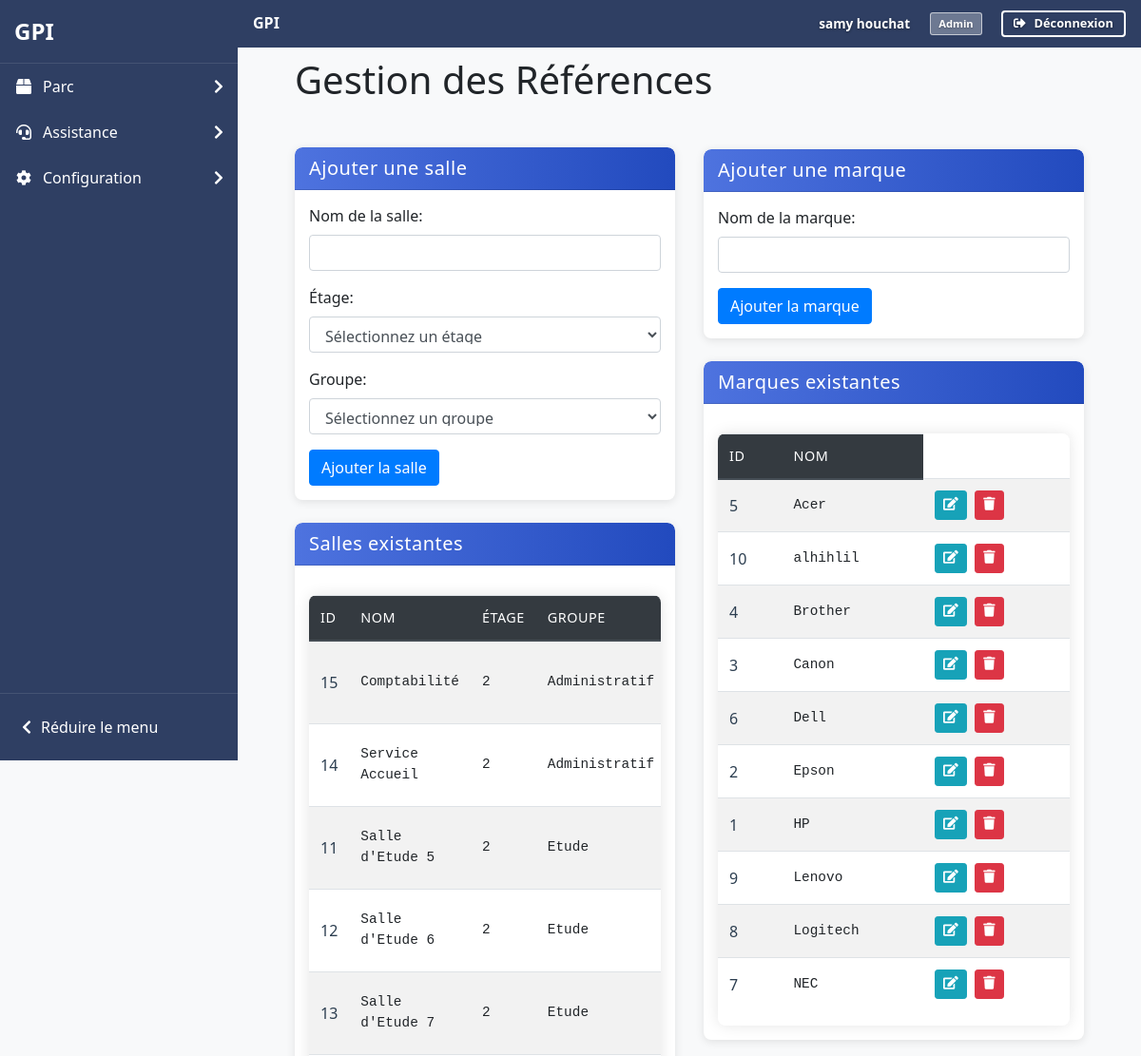
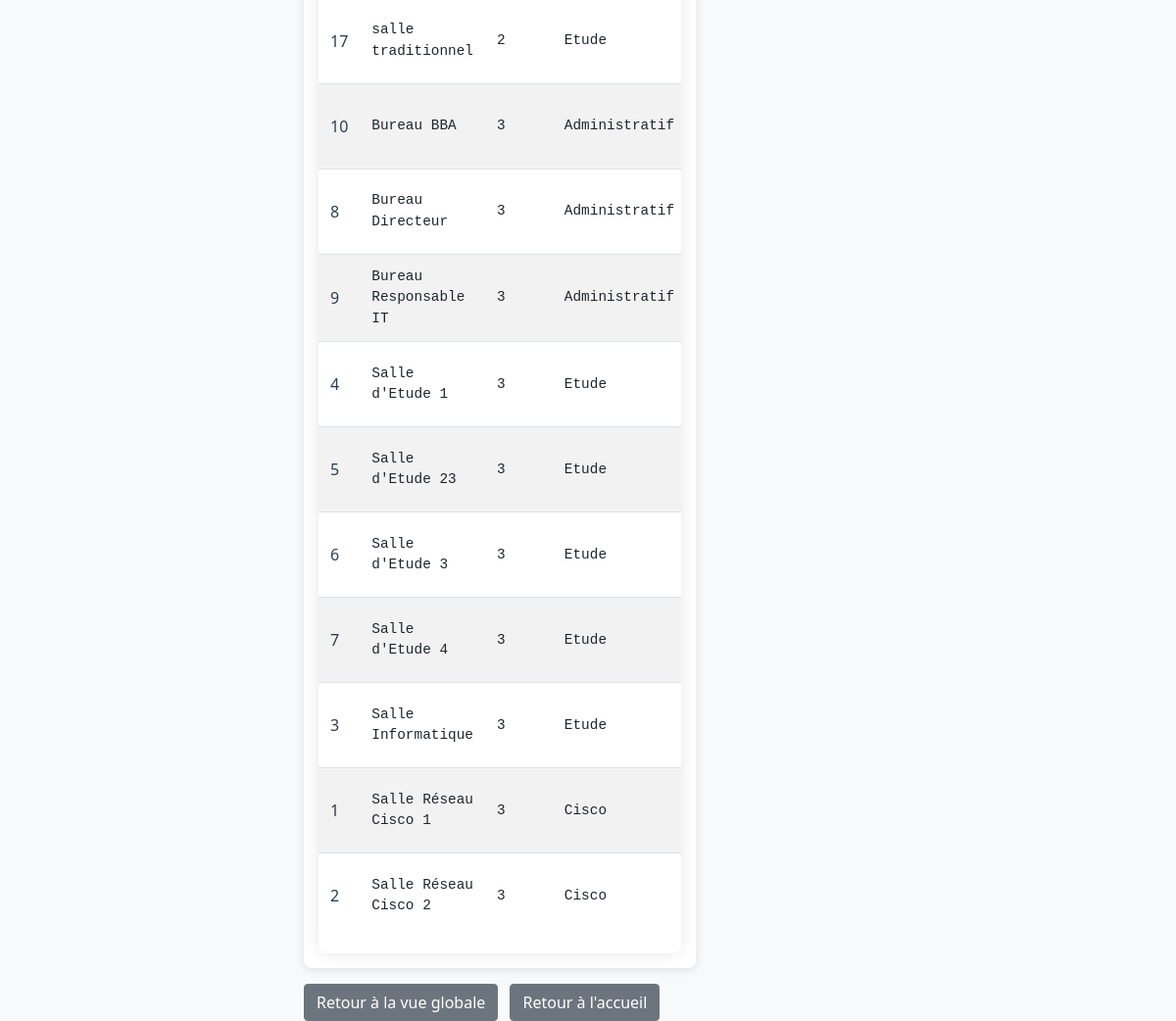
Screenshot of /pages/admin/gestion_references.php (signed in) with the database file from the repository (2 pictures, top to bottom).
### tables this page shows
CREATE TABLE IF NOT EXISTS `users` (
  `id_user` int NOT NULL AUTO_INCREMENT,
  `prenom` varchar(100) NOT NULL,
  `nom` varchar(100) NOT NULL,
  `email` varchar(255) NOT NULL,
  `password` varchar(255) NOT NULL,
  `id_role` int NOT NULL,
  `date_created` timestamp NULL DEFAULT CURRENT_TIMESTAMP,
  `code_utilisateur` varchar(6) DEFAULT NULL,
  PRIMARY KEY (`id_user`),
  UNIQUE KEY `email` (`email`),
  UNIQUE KEY `code_utilisateur` (`code_utilisateur`),
  KEY `fk_users_role` (`id_role`),
  KEY `idx_code_utilisateur` (`code_utilisateur`)
);

CREATE TABLE IF NOT EXISTS `roles` (
  `id_role` int NOT NULL AUTO_INCREMENT,
  `role_name` varchar(50) NOT NULL,
  PRIMARY KEY (`id_role`),
  UNIQUE KEY `role_name` (`role_name`)
);

CREATE TABLE IF NOT EXISTS `salles` (
  `id_salle` int UNSIGNED NOT NULL AUTO_INCREMENT,
  `nom_salle` varchar(50) NOT NULL,
  `etage` enum('2','3') NOT NULL,
  `groupe` enum('Administratif','Etude','Cisco') NOT NULL,
  PRIMARY KEY (`id_salle`),
  UNIQUE KEY `unique_salle_etage` (`nom_salle`,`etage`)
);

CREATE TABLE IF NOT EXISTS `marque` (
  `id_marque` int NOT NULL AUTO_INCREMENT,
  `nom_marque` varchar(255) NOT NULL,
  PRIMARY KEY (`id_marque`),
  UNIQUE KEY `nom_marque` (`nom_marque`)
);

### pages/admin/gestion_references.php (the view, shortened to what this page needs)
<?php
require_once '../../includes/functions.php';
$pdo = connectDB();
$editSalle = null;
$editMarque = null;
$salles = $pdo->query("SELECT * FROM salles ORDER BY etage, groupe, nom_salle")->fetchAll();
$marques = $pdo->query("SELECT * FROM marque ORDER BY nom_marque")->fetchAll();
afficherHeader('Gestion des Références', 2);
?>
<div class="container mt-4">
    <h1 class="mb-4">Gestion des Références</h1>
    <div class="row">
        <div class="col-md-6">
            <div class="card mb-4">
                    <div class="card-header bg-primary text-white">
                        <h5 class="mb-0"><?php echo $editSalle ? 'Modifier la salle' : 'Ajouter une salle'; ?></h5>
                    </div>
                    <div class="card-body">
                        <form method="POST" action="">
                            <div class="form-group">
                                <label for="nom_salle">Nom de la salle:</label>
                                <input type="text" class="form-control" id="nom_salle" name="nom_salle" required value="<?php echo $editSalle ? htmlspecialchars($editSalle['nom_salle']) : ''; ?>">
                            </div>
                            <div class="form-group">
                                <label for="etage">Étage:</label>
                                <select class="form-control" id="etage" name="etage" required>
                                    <option value="">Sélectionnez un étage</option>
                                </select>
                            </div>
                            <div class="form-group">
                                <label for="groupe">Groupe:</label>
                                <select class="form-control" id="groupe" name="groupe" required>
                                    <option value="">Sélectionnez un groupe</option>
                                </select>
                            </div>
                            <?php if ($editSalle): ?>
                                <input type="hidden" name="id_salle" value="<?php echo (int)$editSalle['id_salle']; ?>">
                                <button type="submit" name="modifier_salle" class="btn btn-warning">Enregistrer les modifications</button>
                                <a href="gestion_references.php" class="btn btn-secondary ml-2">Annuler</a>
                            <?php else: ?>
                                <button type="submit" name="ajouter_salle" class="btn btn-primary">Ajouter la salle</button>
                            <?php endif; ?>
                        </form>
                    </div>
                </div>
            <div class="card">
                <div class="card-header bg-info text-white">
                    <h5 class="mb-0">Salles existantes</h5>
                </div>
                <div class="card-body">
                    <div class="table-responsive">
                        <table class="table table-striped table-hover">
                            <thead>
                                    <tr>
                                        <th>ID</th>
                                        <th>Nom</th>
                                        <th>Étage</th>
                                        <th>Groupe</th>
                                    </tr>
                                </thead>
                                <tbody>
                                    <?php foreach ($salles as $salle): ?>
                                        <tr>
                                            <td><?= htmlspecialchars($salle['id_salle']) ?></td>
                                            <td><?= htmlspecialchars($salle['nom_salle']) ?></td>
                                            <td><?= htmlspecialchars($salle['etage']) ?></td>
                                            <td><?= htmlspecialchars($salle['groupe']) ?></td>
                                        </tr>
                                    <?php endforeach; ?>
                                </tbody>
                        </table>
                    </div>
                </div>
            </div>
        </div>
        <div class="col-md-6">
            <div class="card mb-4">
                <div class="card-header bg-primary text-white">
                    <h5 class="mb-0"><?php echo $editMarque ? 'Modifier la marque' : 'Ajouter une marque'; ?></h5>
                </div>
                <div class="card-body">
                    <form method="POST" action="">
                        <div class="form-group">
                            <label for="nom_marque">Nom de la marque:</label>
                            <input type="text" class="form-control" id="nom_marque" name="nom_marque" required value="<?php echo $editMarque ? htmlspecialchars($editMarque['nom_marque']) : ''; ?>">
                        </div>
                        <?php if ($editMarque): ?>
                            <input type="hidden" name="id_marque" value="<?php echo (int)$editMarque['id_marque']; ?>">
                            <button type="submit" name="modifier_marque" class="btn btn-warning">Enregistrer les modifications</button>
                            <a href="gestion_references.php" class="btn btn-secondary ml-2">Annuler</a>
                        <?php else: ?>
                            <button type="submit" name="ajouter_marque" class="btn btn-primary">Ajouter la marque</button>
                        <?php endif; ?>
                    </form>
                </div>
            </div>
            <div class="card">
                <div class="card-header bg-info text-white">
                    <h5 class="mb-0">Marques existantes</h5>
                </div>
                <div class="card-body">
                    <div class="table-responsive">
                        <table class="table table-striped table-hover">
                            <thead>
                                <tr>
                                    <th>ID</th>
                                    <th>Nom</th>
                                </tr>
                            </thead>
                            <tbody>
                                <?php foreach ($marques as $marque): ?>
                                    <tr>
                                        <td><?= htmlspecialchars($marque['id_marque']) ?></td>
                                        <td><?= htmlspecialchars($marque['nom_marque']) ?></td>
                                        <td>
                                            <a href="gestion_references.php?action=edit_marque&id=<?= (int)$marque['id_marque'] ?>" class="btn btn-sm btn-info" title="Modifier"><i class="fas fa-edit"></i></a>
                                            <a href="gestion_references.php?action=delete_marque&id=<?= (int)$marque['id_marque'] ?>" onclick="return confirm('Voulez-vous vraiment supprimer cette marque ?')" class="btn btn-sm btn-danger" title="Supprimer"><i class="fas fa-trash"></i></a>
                                        </td>
                                    </tr>
                                <?php endforeach; ?>
                            </tbody>
                        </table>
                    </div>
                </div>
            </div>
        </div>
    </div>
    <div class="mt-4">
        <a href="../common/views_all.php" class="btn btn-secondary">Retour à la vue globale</a>
        <a href="../../index.php" class="btn btn-secondary ml-2">Retour à l'accueil</a>
    </div>
</div>
<?php
afficherFooter();
?>

### includes/functions.php (shortened to what this page needs)
<?php
function connectDB() {
    $host = 'localhost';
    $db   = 'gpii';
    $user = 'root';
    $pass = '';
    $charset = 'utf8mb4';
    $dsn = "mysql:host=$host;dbname=$db;charset=$charset";
    $options = [
        PDO::ATTR_ERRMODE => PDO::ERRMODE_EXCEPTION,
        PDO::ATTR_DEFAULT_FETCH_MODE => PDO::FETCH_ASSOC
    ];
    return new PDO($dsn, $user, $pass, $options);
}
function afficherHeader($titre, $niveau = 1, $afficher_sidebar = true) {
    $prefix = str_repeat('../', $niveau);
    echo '<!DOCTYPE html>';
    echo '<html lang="fr">';
    echo '<head>';
    echo '<link rel="stylesheet" href="' . $prefix . 'assets/css/bootstrap.css">';
    echo '<link rel="stylesheet" href="' . $prefix . 'assets/css/custom.css">';
    echo '<link rel="stylesheet" href="https://cdnjs.cloudflare.com/ajax/libs/font-awesome/5.15.3/css/all.min.css">';
    echo '<link rel="stylesheet" href="https://cdn.jsdelivr.net/npm/bootstrap-icons@1.11.3/font/bootstrap-icons.css">';
    echo '</head>';
    echo '<body>';
    if ($afficher_sidebar) {
        echo '<div class="sidebar-glpi">';
        echo '<div class="sidebar-header">';
        echo '<a href="' . $prefix . 'index.php" class="logo-container">';
        echo '<span class="logo-text">GPI</span>';
        echo '</a>';
        echo '</div>';
        echo '<nav class="sidebar-nav">';
        echo '<ul class="sidebar-menu">';
        if (isset($_SESSION['user_role']) && ($_SESSION['user_role'] == 1 || $_SESSION['user_role'] == 2)) {
            echo '<li class="sidebar-item">';
            echo '<a href="#" class="sidebar-link">';
            echo '<i class="fas fa-box sidebar-icon"></i>';
            echo '<span>Parc</span>';
            echo '<i class="fas fa-chevron-right sidebar-arrow"></i>';
            echo '</a>';
            echo '</li>';
        }
        echo '<li class="sidebar-item">';
        echo '<a href="#" class="sidebar-link">';
        echo '<i class="fas fa-headset sidebar-icon"></i>';
        echo '<span>Assistance</span>';
        echo '<i class="fas fa-chevron-right sidebar-arrow"></i>';
        echo '</a>';
        echo '</li>';
        if (isset($_SESSION['user_role']) && $_SESSION['user_role'] == 1) {
            echo '<li class="sidebar-item">';
            echo '<a href="#" class="sidebar-link">';
            echo '<i class="fas fa-cog sidebar-icon"></i>';
            echo '<span>Configuration</span>';
            echo '<i class="fas fa-chevron-right sidebar-arrow"></i>';
            echo '</a>';
            echo '</li>';
        }
        echo '</ul>';
        echo '</nav>';
        echo '<div class="sidebar-footer">';
        echo '<button class="btn-collapse" id="collapseMenu">';
        echo '<i class="fas fa-chevron-left"></i>';
        echo '<span>Réduire le menu</span>';
        echo '</button>';
        echo '</div>';
        echo '</div>';
    }
    echo '<nav class="navbar navbar-expand-lg navbar-dark bg-primary mb-1">';
    echo '<div class="container d-flex justify-content-between align-items-center">';
    echo '<a class="navbar-brand" href="' . $prefix . 'index.php">GPI</a>';
    echo '<div class="d-flex align-items-center">';
    if (isset($_SESSION['user_id'])) {
        $pdo = connectDB();
        $stmt = $pdo->prepare("SELECT u.nom, u.prenom, r.role_name FROM users u JOIN roles r ON u.id_role = r.id_role WHERE u.id_user = ?");
        $stmt->execute([$_SESSION['user_id']]);
        $user = $stmt->fetch();
        echo '<div class="navbar-user-info mr-3">';
        echo '<span class="user-name mr-2">' . htmlspecialchars($user['prenom'] . ' ' . $user['nom']) . '</span>';
        echo '<span class="user-role">' . htmlspecialchars($user['role_name']) . '</span>';
        echo '</div>';
        echo '<a href="' . $prefix . 'includes/logout.php" class="btn btn-outline-light"><i class="fas fa-sign-out-alt mr-1"></i>Déconnexion</a>';
    } else {
        echo '<a href="' . $prefix . 'index.php" class="btn btn-outline-light"><i class="fas fa-sign-in-alt mr-1"></i>Connexion</a>';
    }
    echo '</div>';
    echo '</div>';
    echo '</nav>';
    if ($afficher_sidebar) {
        echo '<div class="container">';
    } else {
        echo '<div class="container-fluid">';
    }
}
function afficherFooter() {
    echo '</div>';
    echo '</body>';
    echo '</html>';
}
        ?>

### rows the page displays
users: prenom+nom "samy houchat", id_role.role_name "Admin"
salles: id_salle "15", nom_salle "Comptabilité", etage "2", groupe "Administratif"
salles: id_salle "14", nom_salle "Service Accueil", etage "2", groupe "Administratif"
salles: id_salle "11", nom_salle "Salle d'Etude 5", etage "2", groupe "Etude"
salles: id_salle "12", nom_salle "Salle d'Etude 6", etage "2", groupe "Etude"
salles: id_salle "13", nom_salle "Salle d'Etude 7", etage "2", groupe "Etude"
salles: id_salle "17", nom_salle "salle traditionnel", etage "2", groupe "Etude"
salles: id_salle "10", nom_salle "Bureau BBA", etage "3", groupe "Administratif"
salles: id_salle "8", nom_salle "Bureau Directeur", etage "3", groupe "Administratif"
salles: id_salle "9", nom_salle "Bureau Responsable IT", etage "3", groupe "Administratif"
salles: id_salle "4", nom_salle "Salle d'Etude 1", etage "3", groupe "Etude"
salles: id_salle "5", nom_salle "Salle d'Etude 23", etage "3", groupe "Etude"
salles: id_salle "6", nom_salle "Salle d'Etude 3", etage "3", groupe "Etude"
salles: id_salle "7", nom_salle "Salle d'Etude 4", etage "3", groupe "Etude"
salles: id_salle "3", nom_salle "Salle Informatique", etage "3", groupe "Etude"
salles: id_salle "1", nom_salle "Salle Réseau Cisco 1", etage "3", groupe "Cisco"
salles: id_salle "2", nom_salle "Salle Réseau Cisco 2", etage "3", groupe "Cisco"
marque: id_marque "5", nom_marque "Acer"
marque: id_marque "10", nom_marque "alhihlil"
marque: id_marque "4", nom_marque "Brother"
marque: id_marque "3", nom_marque "Canon"
marque: id_marque "6", nom_marque "Dell"
marque: id_marque "2", nom_marque "Epson"
marque: id_marque "1", nom_marque "HP"
marque: id_marque "9", nom_marque "Lenovo"
marque: id_marque "8", nom_marque "Logitech"
marque: id_marque "7", nom_marque "NEC"
